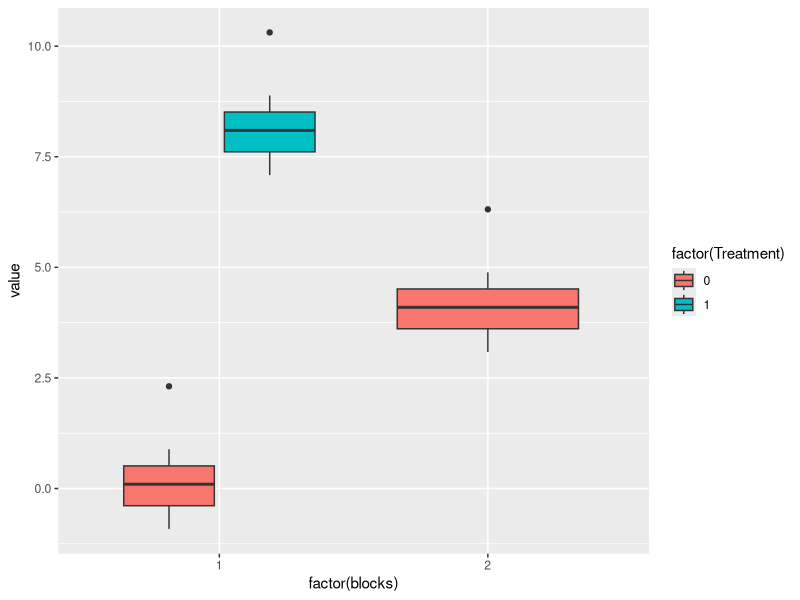
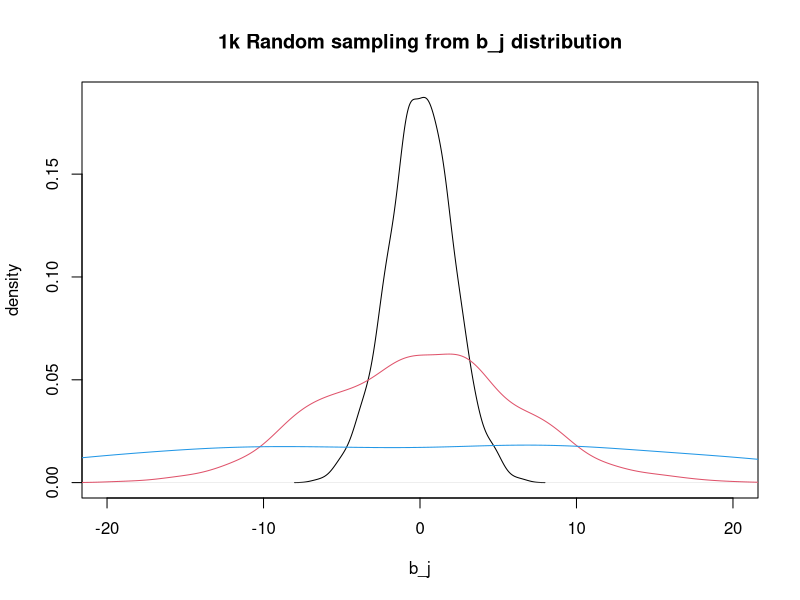
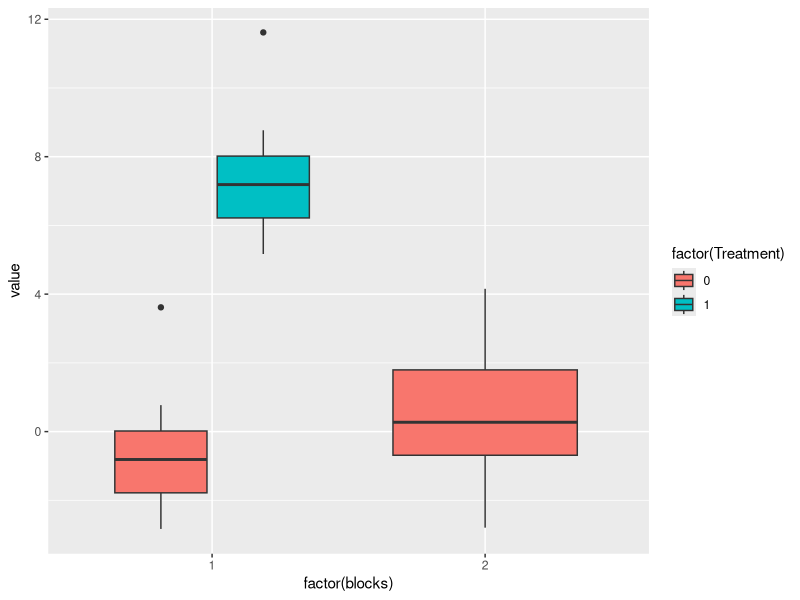
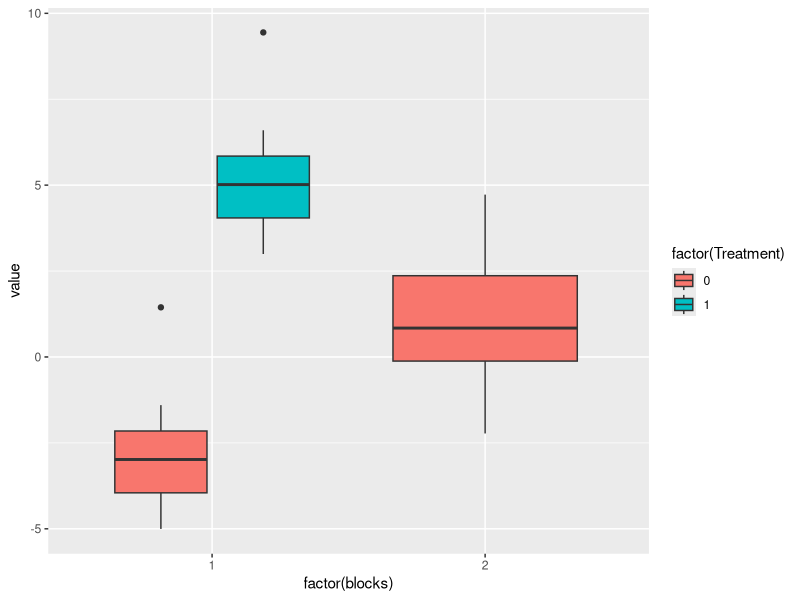
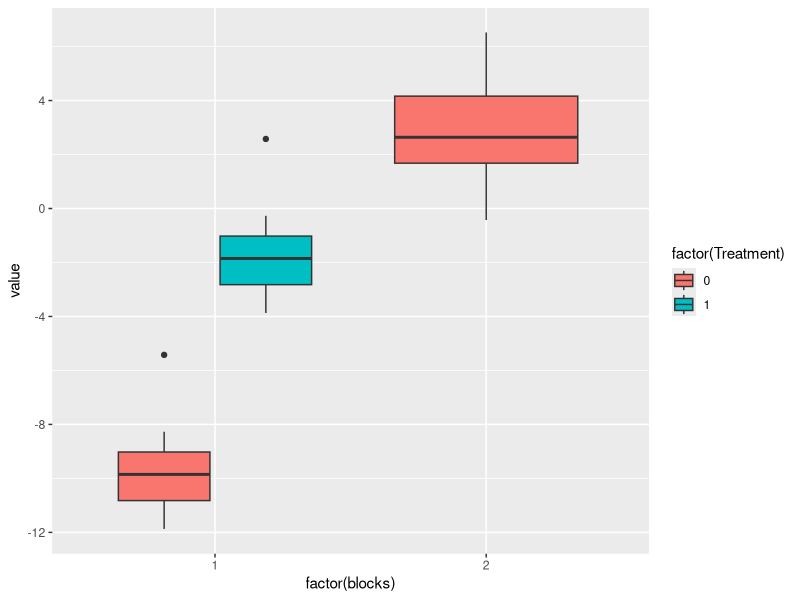
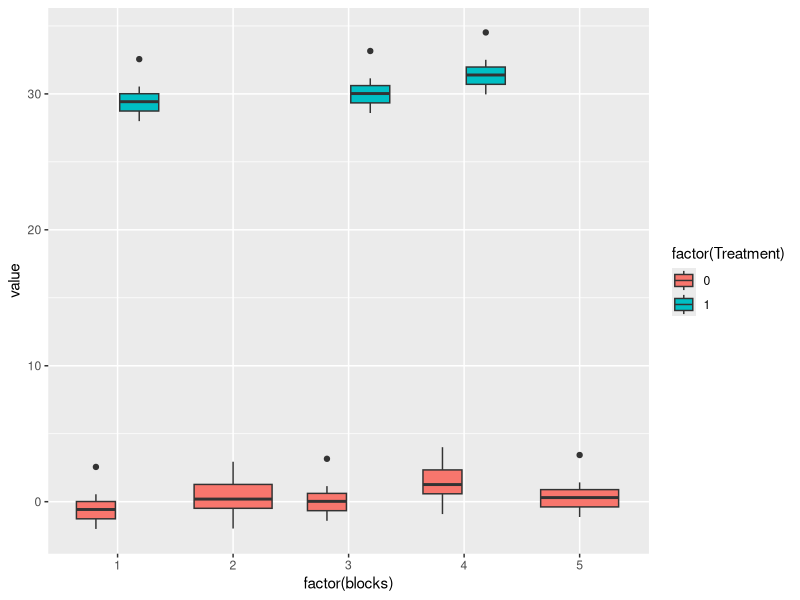
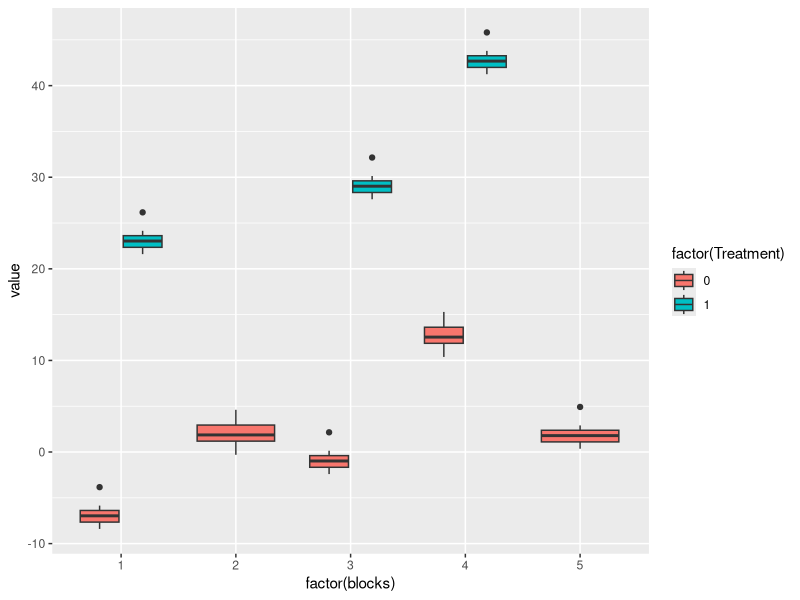
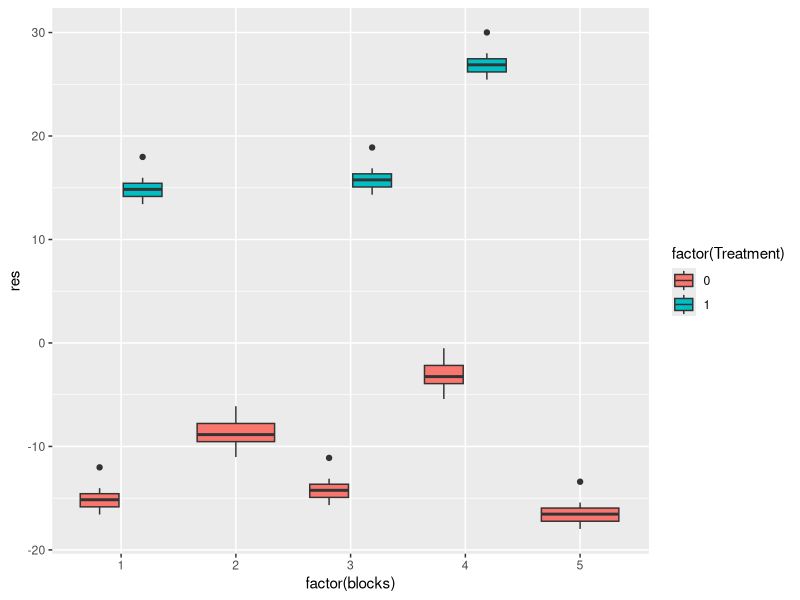

R code for these plots, in order:
## ---- chunk 1
knitr::opts_chunk$set(echo = TRUE)

library(lme4)
library(ggplot2)
## ---- chunk 2
mu = 0
d = 8
b = 4
## ---- chunk 3
set.seed(100)
x <- rnorm(25,mean = mu,sd = 1)
set.seed(100)
y <- rnorm(25,mean = mu + d,sd = 1)
set.seed(100)
x_1 <- rnorm(25,mean = mu + b,sd = 1)

value <- c(x,y,x_1)
x <- data.frame(value = value,
  Treatment = c(rep(c(0,1,0),times=c(25,25,25))),
                blocks = rep(c(1,2),times=c(50,25)))

ggplot(x,aes(x=factor(blocks),y=value,fill=factor(Treatment))) + geom_boxplot() 
## ---- chunk 4
summary(lm(value ~ factor(Treatment) + factor(blocks),data=x))
## ---- chunk 5
mean(x$value[x$Treatment==0 & x$blocks == 1])
## ---- chunk 6
mean(x$value[x$Treatment==1 & x$blocks == 1]) - mean(x$value[x$Treatment==0 & x$blocks == 1])
## ---- chunk 7
mean(x$value[x$Treatment==0 & x$blocks == 2]) - mean(x$value[x$Treatment==0 & x$blocks == 1])
## ---- chunk 8
summary(lm(value ~ factor(Treatment),data=x[x$blocks == 1,]))
## ---- chunk 9
mod1 <- lm(value ~ factor(Treatment) + factor(blocks),data=x)

sigma <- sum(mod1$residuals^2)/(nrow(x)-3)
x2 <- x
x2[,2] <- as.numeric(as.character(x2[,2]))
x2[,3] <- as.numeric(as.character(x2[,3]))
X <- as.matrix(cbind(1,x2[,2:3]))

unscaled_var <- solve(t(X) %*% X)

sqrt(unscaled_var*sigma)

summary(mod1)
## ---- chunk 10
mod1 <- lm(value ~ factor(Treatment),data=x[x$blocks == 1,])
sigma <- sum(mod1$residuals^2)/(nrow(x[x$blocks == 0,])-2)
x2 <- x[x$blocks == 0,]
x2[,2] <- as.numeric(as.character(x2[,2]))
X <- as.matrix(cbind(1,x2[,2]))

unscaled_var <- solve(t(X) %*% X)

sqrt(unscaled_var*sigma)

summary(mod1)
## ---- chunk 11
nc <- length(x$value[x$Treatment==0 & x$blocks == 0])
vc <- var(x$value[x$Treatment==0 & x$blocks == 0])/nc

nd <- length(x$value[x$Treatment==1 & x$blocks == 0])
vd <- var(x$value[x$Treatment==1 & x$blocks == 0])/nd

sqrt(vd + vc)
## ---- chunk 12
mod1 <- lm(value ~ factor(Treatment),data=x)

summary(mod1)
## ---- chunk 13
x$blocks <- factor(x$blocks)
fm1 <- lmer(value ~ factor(Treatment) + (1 | blocks), data = x)
summary(fm1)
## ---- chunk 14
library(lme4)
library(ggplot2)
## ---- chunk 15
set.seed(100)
plot(density(rnorm(1000,mean = 0,sd = sqrt(4))),xlab="b_j",ylab="density",main="1k Random sampling from b_j distribution",xlim=c(-20,20))
lines(density(rnorm(1000,mean = 0,sd = sqrt(40))),col=2)
lines(density(rnorm(1000,mean = 0,sd = sqrt(400))),col=4)
## ---- chunk 16
mu <- 0 # mean in controls in batch1
d <- 8 # disease effect
sigma2_b <- 4 
sigma2_e <- 4
## ---- chunk 17
set.seed(100)
b <- rnorm(2,mean = 0,sd = sqrt(sigma2_b))

b[1]
b[2]
## ---- chunk 18
set.seed(100)
x <- rnorm(25,mean = mu + b[1],sd = sqrt(sigma2_e))
set.seed(100)
y <- rnorm(25,mean = mu + d + b[1],sd = sqrt(sigma2_e))
set.seed(3546)
x_1 <- rnorm(25,mean = mu + b[2],sd = sqrt(sigma2_e))

value <- c(x,y,x_1)
datax <- data.frame(value = value,
  Treatment = c(rep(c(0,1,0),times=c(25,25,25))),
                blocks = rep(c(1,2),times=c(50,25)))

ggplot(datax,aes(x=factor(blocks),y=value,fill=factor(Treatment))) + geom_boxplot()
## ---- chunk 19
datax$Treatment <- factor(datax$Treatment) 
datax$blocks <- factor(datax$blocks) 
table(datax$Treatment,datax$blocks)
## ---- chunk 20
summary(lm(value ~ Treatment + blocks,data=datax))
## ---- chunk 21
mean(datax$value[datax$Treatment == 1 & datax$blocks == 1]) - mean(datax$value[datax$Treatment == 0 & datax$blocks == 1])
## ---- chunk 22
datax$blocks <- factor(datax$blocks)
fm1 <- lmer(value ~ factor(Treatment) + (1 | blocks), data = datax)
summary(fm1)
## ---- chunk 23
mu <- 0 # mean in controls in batch1
d <- 8 # disease effect
sigma2_e <- 4
sigma2_b <- 10*sigma2_e
## ---- chunk 24
set.seed(100)
b <- rnorm(2,mean = 0,sd = sqrt(sigma2_b))

b[1]
b[2]
## ---- chunk 25
set.seed(100)
x <- rnorm(25,mean = mu + b[1],sd = sqrt(sigma2_e))
set.seed(100)
y <- rnorm(25,mean = mu + d + b[1],sd = sqrt(sigma2_e))
set.seed(3546)
x_1 <- rnorm(25,mean = mu + b[2],sd = sqrt(sigma2_e))

value <- c(x,y,x_1)
datax <- data.frame(value = value,
  Treatment = c(rep(c(0,1,0),times=c(25,25,25))),
                blocks = rep(c(1,2),times=c(50,25)))

ggplot(datax,aes(x=factor(blocks),y=value,fill=factor(Treatment))) + geom_boxplot()
## ---- chunk 26
datax$Treatment <- factor(datax$Treatment) 
datax$blocks <- factor(datax$blocks) 
table(datax$Treatment,datax$blocks)
## ---- chunk 27
summary(lm(value ~ Treatment + blocks,data=datax))
## ---- chunk 28
datax$blocks <- factor(datax$blocks)
fm1 <- lmer(value ~ factor(Treatment) + (1 | blocks), data = datax)
summary(fm1)
## ---- chunk 29
mu <- 0 # mean in controls in batch1
d <- 8 # disease effect
sigma2_e <- 4 
sigma2_b <- 100*sigma2_e
## ---- chunk 30
set.seed(100)
b <- rnorm(2,mean = 0,sd = sqrt(sigma2_b))

b[1]
b[2]
## ---- chunk 31
set.seed(100)
x <- rnorm(25,mean = mu + b[1],sd = sqrt(sigma2_e))
set.seed(100)
y <- rnorm(25,mean = mu + d + b[1],sd = sqrt(sigma2_e))
set.seed(3546)
x_1 <- rnorm(25,mean = mu + b[2],sd = sqrt(sigma2_e))

value <- c(x,y,x_1)
datax <- data.frame(value = value,
  Treatment = c(rep(c(0,1,0),times=c(25,25,25))),
                blocks = rep(c(1,2),times=c(50,25)))

ggplot(datax,aes(x=factor(blocks),y=value,fill=factor(Treatment))) + geom_boxplot()
## ---- chunk 32
datax$Treatment <- factor(datax$Treatment) 
datax$blocks <- factor(datax$blocks) 
table(datax$Treatment,datax$blocks)
## ---- chunk 33
summary(lm(value ~ Treatment + blocks,data=datax))
## ---- chunk 34
datax$blocks <- factor(datax$blocks)
fm1 <- lmer(value ~ factor(Treatment) + (1 | blocks), data = datax)
summary(fm1)
## ---- chunk 35
mu <- 0 # mean in controls in batch1
d <- 30 # disease effect
sigma2_e <- 2 
sigma2_b <- 2

set.seed(100)
b <- rnorm(5,mean = 0,sd = sqrt(sigma2_b))

b[1]
b[2]
b[3]
b[4]
b[5]
## ---- chunk 36
set.seed(100)
x <- rnorm(25,mean = mu + b[1],sd = sqrt(sigma2_e))
set.seed(100)
y <- rnorm(25,mean = mu + d + b[1],sd = sqrt(sigma2_e))
set.seed(3546)
x_1 <- rnorm(25,mean = mu + b[2],sd = sqrt(sigma2_e))
set.seed(100)
x_2 <- rnorm(25,mean = mu + b[3],sd = sqrt(sigma2_e))
set.seed(100)
y_2 <- rnorm(25,mean = mu + d + b[3],sd = sqrt(sigma2_e))
set.seed(3546)
x_3 <- rnorm(25,mean = mu + b[4],sd = sqrt(sigma2_e))
set.seed(100)
y_3 <- rnorm(25,mean = mu + d + b[4],sd = sqrt(sigma2_e))
set.seed(100)
x_4 <- rnorm(25,mean = mu + b[5],sd = sqrt(sigma2_e))

value <- c(x,y,x_1,x_2,y_2,x_3,y_3,x_4)
datax <- data.frame(value = value,
  Treatment = c(rep(c(0,1,0,0,1,0,1,0),times=rep(25,8))),
                blocks = rep(c(1,2,3,4,5),times=c(50,25,50,50,25)))

ggplot(datax,aes(x=factor(blocks),y=value,fill=factor(Treatment))) + geom_boxplot()
## ---- chunk 37
mu <- 0 # mean in controls in batch1
d <- 30 # disease effect
sigma2_e <- 2 
sigma2_b <- 100*sigma2_e

set.seed(100)
b <- rnorm(5,mean = 0,sd = sqrt(sigma2_b))

b[1]
b[2]
b[3]
b[4]
b[5]
## ---- chunk 38
set.seed(100)
x <- rnorm(25,mean = mu + b[1],sd = sqrt(sigma2_e))
set.seed(100)
y <- rnorm(25,mean = mu + d + b[1],sd = sqrt(sigma2_e))
set.seed(3546)
x_1 <- rnorm(25,mean = mu + b[2],sd = sqrt(sigma2_e))
set.seed(100)
x_2 <- rnorm(25,mean = mu + b[3],sd = sqrt(sigma2_e))
set.seed(100)
y_2 <- rnorm(25,mean = mu + d + b[3],sd = sqrt(sigma2_e))
set.seed(3546)
x_3 <- rnorm(25,mean = mu + b[4],sd = sqrt(sigma2_e))
set.seed(100)
y_3 <- rnorm(25,mean = mu + d + b[4],sd = sqrt(sigma2_e))
set.seed(100)
x_4 <- rnorm(25,mean = mu + b[5],sd = sqrt(sigma2_e))

value <- c(x,y,x_1,x_2,y_2,x_3,y_3,x_4)
datax <- data.frame(value = value,
  Treatment = c(rep(c(0,1,0,0,1,0,1,0),times=rep(25,8))),
                blocks = rep(c(1,2,3,4,5),times=c(50,25,50,50,25)))

ggplot(datax,aes(x=factor(blocks),y=value,fill=factor(Treatment))) + geom_boxplot()
## ---- chunk 39
summary(lm(value ~ Treatment + blocks,data=datax))
## ---- chunk 40
mod <- lm(value ~ blocks,data=datax)
datax$res <- mod$residuals
ggplot(datax,aes(x=factor(blocks),y=res,fill=factor(Treatment))) + geom_boxplot()
## ---- chunk 41
fm1 <- lmer(value ~ factor(Treatment) + (1 | blocks), data = datax)
summary(fm1)
## ---- chunk 42
mu <- 0 # mean in controls in batch1
d <- 4 # disease effect
sigma2_e <- 2 
sigma2_b <- 100*sigma2_e

set.seed(100)
b <- rnorm(5,mean = 0,sd = sqrt(sigma2_b))

b[1]
b[2]
b[3]
b[4]
b[5]
## ---- chunk 43
set.seed(100)
x <- rnorm(25,mean = mu + b[1],sd = sqrt(sigma2_e))
set.seed(100)
y <- rnorm(25,mean = mu + d + b[1],sd = sqrt(sigma2_e))
set.seed(3546)
x_1 <- rnorm(25,mean = mu + b[2],sd = sqrt(sigma2_e))
set.seed(100)
x_2 <- rnorm(25,mean = mu + b[3],sd = sqrt(sigma2_e))
set.seed(100)
y_2 <- rnorm(25,mean = mu + d + b[3],sd = sqrt(sigma2_e))
set.seed(3546)
x_3 <- rnorm(25,mean = mu + b[4],sd = sqrt(sigma2_e))
set.seed(100)
y_3 <- rnorm(25,mean = mu + d + b[4],sd = sqrt(sigma2_e))
set.seed(100)
x_4 <- rnorm(25,mean = mu + b[5],sd = sqrt(sigma2_e))

value <- c(x,y,x_1,x_2,y_2,x_3,y_3,x_4)
datax <- data.frame(value = value,
  Treatment = c(rep(c(0,1,0,0,1,0,1,0),times=rep(25,8))),
                blocks = rep(c(1,2,3,4,5),times=c(50,25,50,50,25)))

ggplot(datax,aes(x=factor(blocks),y=value,fill=factor(Treatment))) + geom_boxplot()
## ---- chunk 44
summary(lm(value ~ Treatment + blocks,data=datax))
## ---- chunk 45
fm1 <- lmer(value ~ factor(Treatment) + (1 | blocks), data = datax)
summary(fm1)
## ---- chunk 46
mu <- 0 # mean in controls in batch1
d <- 4 # disease effect
sigma2_e <- 2 
sigma2_b <- sigma2_e

set.seed(100)
b <- rnorm(5,mean = 0,sd = sqrt(sigma2_b))

b[1]
b[2]
b[3]
b[4]
b[5]
## ---- chunk 47
set.seed(100)
x <- rnorm(25,mean = mu + b[1],sd = sqrt(sigma2_e))
set.seed(100)
y <- rnorm(25,mean = mu + d + b[1],sd = sqrt(sigma2_e))
set.seed(3546)
x_1 <- rnorm(25,mean = mu + b[2],sd = sqrt(sigma2_e))
set.seed(100)
x_2 <- rnorm(25,mean = mu + b[3],sd = sqrt(sigma2_e))
set.seed(100)
y_2 <- rnorm(25,mean = mu + d + b[3],sd = sqrt(sigma2_e))
set.seed(3546)
x_3 <- rnorm(25,mean = mu + b[4],sd = sqrt(sigma2_e))
set.seed(100)
y_3 <- rnorm(25,mean = mu + d + b[4],sd = sqrt(sigma2_e))
set.seed(100)
x_4 <- rnorm(25,mean = mu + b[5],sd = sqrt(sigma2_e))

value <- c(x,y,x_1,x_2,y_2,x_3,y_3,x_4)
datax <- data.frame(value = value,
  Treatment = c(rep(c(0,1,0,0,1,0,1,0),times=rep(25,8))),
                blocks = rep(c(1,2,3,4,5),times=c(50,25,50,50,25)))

ggplot(datax,aes(x=factor(blocks),y=value,fill=factor(Treatment))) + geom_boxplot()
## ---- chunk 48
summary(lm(value ~ Treatment + blocks,data=datax))
## ---- chunk 49
fm1 <- lmer(value ~ factor(Treatment) + (1 | blocks), data = datax)
summary(fm1)
